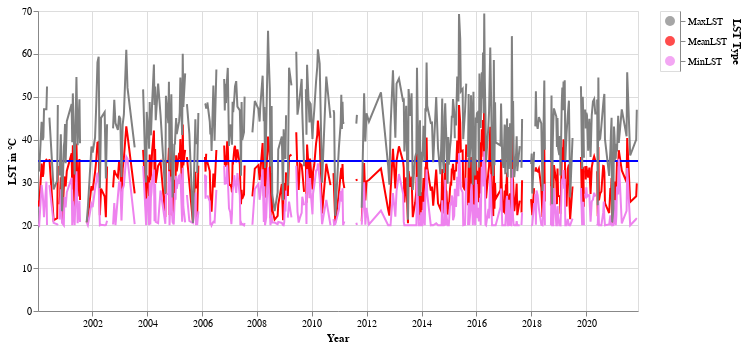

The cell this chart's notebook holds for it:
### Markdown cell above
**3. Trend of LST**

### Code cell
# Base chart
base = alt.Chart(df2).encode(
    x=alt.X('Timestamp:T', title='Year'),
    tooltip=[
        alt.Tooltip('Timestamp:T', title='Year')
    ]
)

# MeanLST line chart and trendline
mean_line = base.mark_line(color='red').encode(
    y=alt.Y('MeanLST:Q', title='LST in °C'),
    tooltip=alt.Tooltip('MeanLST:Q'),
    color=alt.value('red')
)

mean_trendline = base.transform_regression("Timestamp", "MeanLST", method="linear").mark_line(color="blue", strokeWidth=2)

# MinLST line chart
min_line = base.mark_line(color='violet').encode(
    y=alt.Y('MinLST:Q'),
    tooltip=alt.Tooltip('MinLST:Q'),
    color=alt.value('violet')
)

# MaxLST line chart
max_line = base.mark_line(color='grey').encode(
    y=alt.Y('MaxLST:Q'),
    tooltip=alt.Tooltip('MaxLST:Q'),
    color=alt.value('grey')
)

# Combine all lines and trendlines
chart = (mean_line + mean_trendline + min_line + max_line).properties(width=600, height=300).interactive()

# Add legend manually
legend = alt.Chart(pd.DataFrame({
    'LST Type': ['MeanLST', 'MinLST', 'MaxLST'],
    'Color': ['red', 'violet', 'grey']
})).mark_circle(size=100).encode(
    y=alt.Y('LST Type:N', axis=alt.Axis(orient='right')),
    color=alt.Color('Color:N', scale=None, legend=None)
)

(chart | legend)

### Figure 1 — Vega-Lite specification as saved in the notebook (floating-point values rounded to 4 significant figures; data arrays with more than 128 entries replaced by an {"elided": "..."} marker saying what was removed)
{"config": {"view": {"continuousWidth": 400, "continuousHeight": 300}}, "hconcat": [{"layer": [{"mark": {"type": "line", "color": "red"}, "encoding": {"color": {"value": "red"}, "tooltip": {"field": "MeanLST", "type": "quantitative"}, "x": {"field": "Timestamp", "title": "Year", "type": "temporal"}, "y": {"field": "MeanLST", "title": "LST in °C", "type": "quantitative"}}, "selection": {"selector050": {"type": "interval", "bind": "scales", "encodings": ["x", "y"]}}}, {"mark": {"type": "line", "color": "blue", "strokeWidth": 2}, "encoding": {"tooltip": [{"field": "Timestamp", "title": "Year", "type": "temporal"}], "x": {"field": "Timestamp", "title": "Year", "type": "temporal"}}, "transform": [{"on": "Timestamp", "regression": "MeanLST", "method": "linear"}]}, {"mark": {"type": "line", "color": "violet"}, "encoding": {"color": {"value": "violet"}, "tooltip": {"field": "MinLST", "type": "quantitative"}, "x": {"field": "Timestamp", "title": "Year", "type": "temporal"}, "y": {"field": "MinLST", "type": "quantitative"}}}, {"mark": {"type": "line", "color": "grey"}, "encoding": {"color": {"value": "grey"}, "tooltip": {"field": "MaxLST", "type": "quantitative"}, "x": {"field": "Timestamp", "title": "Year", "type": "temporal"}, "y": {"field": "MaxLST", "type": "quantitative"}}}], "data": {"name": "data-3bc596404f3af2308c9fa4e168c5f11c"}, "height": 300, "width": 600}, {"data": {"name": "data-df72e98507c0b0f0ae92240db3cad32c"}, "mark": {"type": "circle", "size": 100}, "encoding": {"color": {"field": "Color", "legend": null, "scale": null, "type": "nominal"}, "y": {"axis": {"orient": "right"}, "field": "LST Type", "type": "nominal"}}}], "$schema": "https://vega.github.io/schema/vega-lite/v4.17.0.json", "datasets": {"data-3bc596404f3af2308c9fa4e168c5f11c": {"elided": "461 records"}, "data-df72e98507c0b0f0ae92240db3cad32c": [{"LST Type": "MeanLST", "Color": "red"}, {"LST Type": "MinLST", "Color": "violet"}, {"LST Type": "MaxLST", "Color": "grey"}]}}
